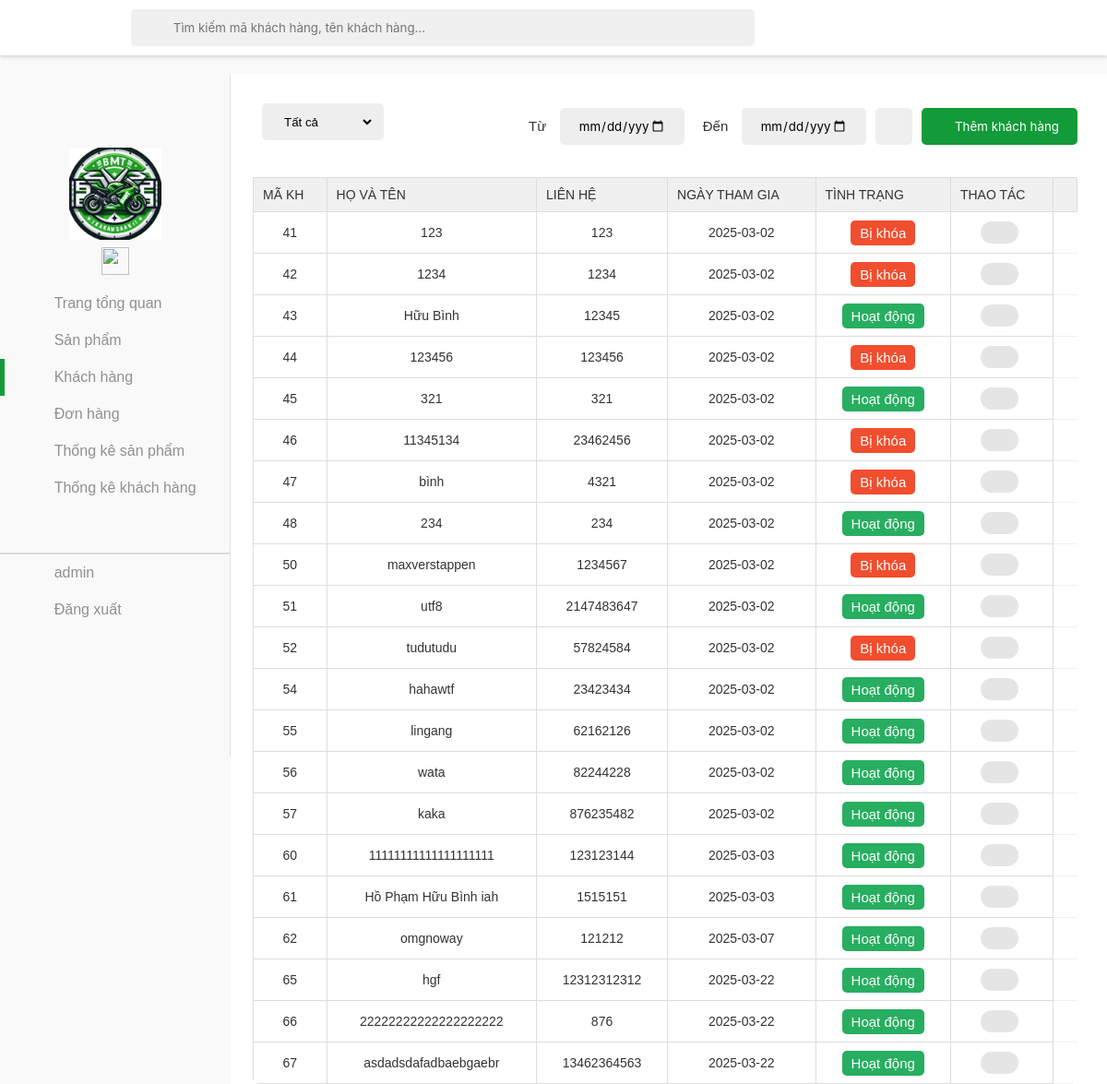
The page /khachhang/khachhang.php (signed in) on the database as committed earlier.
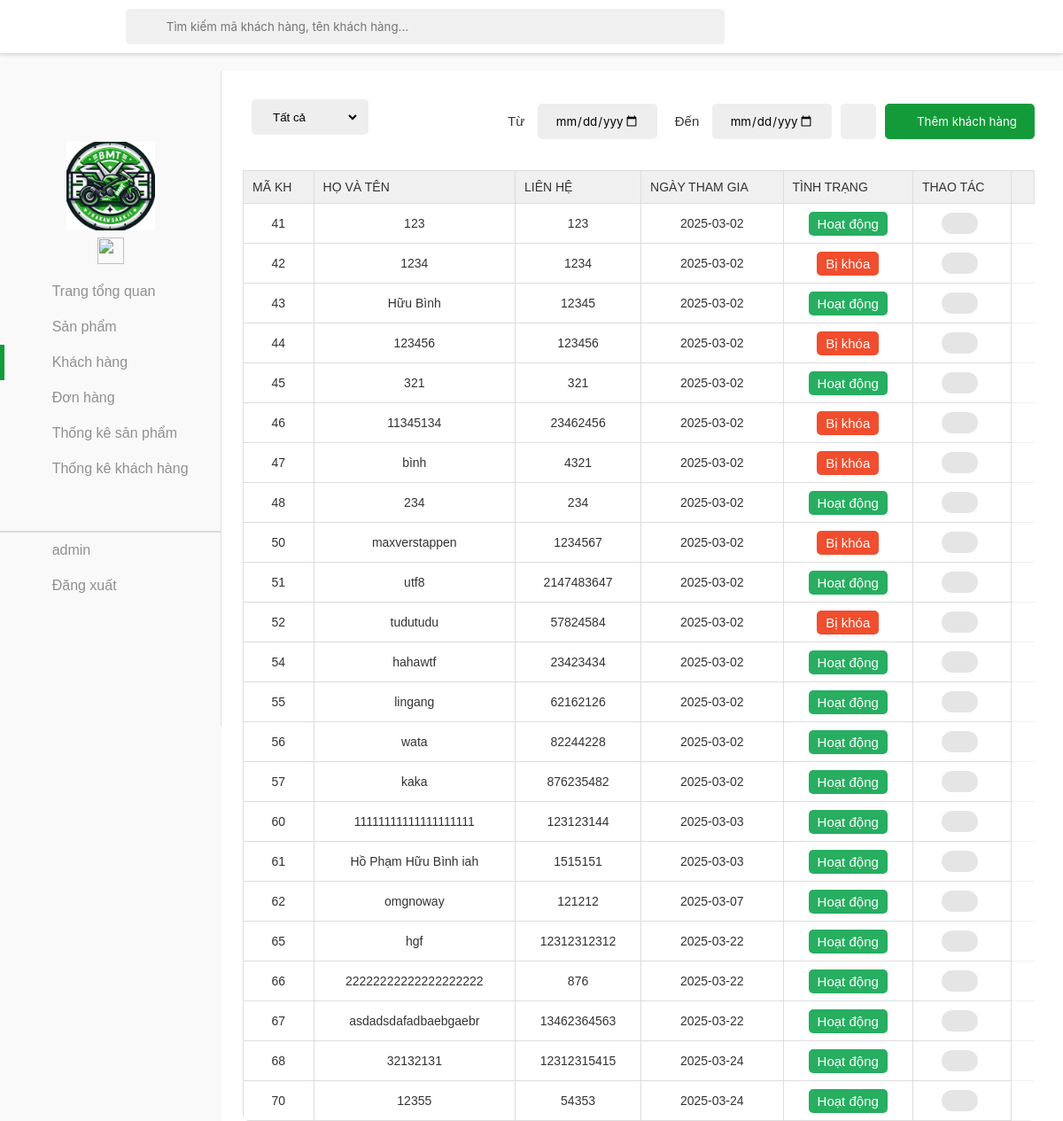
The same page on the database as committed later.
### tables this page shows
CREATE TABLE `customer` (
  `id` int(20) NOT NULL,
  `name` varchar(20) NOT NULL,
  `contact` varchar(11) NOT NULL,
  `joindate` date NOT NULL,
  `status` int(255) NOT NULL,
  `password` varchar(255) NOT NULL,
  `email` varchar(255) NOT NULL
);

### khachhang/khachhang.php (the view, shortened to what this page needs)
<!DOCTYPE php>
<html lang="en">
<head>
    <link rel="stylesheet" href="../assets/css/admin.css">
    <link href="../assets/font/font-awesome-pro-v6-6.2.0/css/all.min.css" rel="stylesheet" type="text/css" />
    <link rel="stylesheet" href="../assets/css/admin-responsive.css">
</head>
<body>
    <header class="header">
        <button class="menu-icon-btn">
            <div class="menu-icon">
                <i class="fa-regular fa-bars"></i>
            </div>
        </button>
    </header>
    <div class="container">
        <aside class="sidebar open">
            <div class="top-sidebar">
                <a href="#" class="channel-logo"><img src="../image/logo.png" alt="Channel Logo"></a>
                <div class="hidden-sidebar your-channel"><img src=""
                        style="height: 30px;" alt="">
                </div>
            </div>
            <div class="middle-sidebar">
                <ul class="sidebar-list">
                    <li class="sidebar-list-item tab-content ">
                        <a href="../admin.php" class="sidebar-link">
                            <div class="sidebar-icon"><i class="fa-light fa-house"></i></div>
                            <div class="hidden-sidebar">Trang tổng quan</div>
                        </a>
                    </li>
                    <li class="sidebar-list-item tab-content">
                        <a href="../sanpham/sanpham.php" class="sidebar-link">
                            <div class="sidebar-icon"><i class="fa-thin fa-motorcycle"></i></div>
                            <div class="hidden-sidebar">Sản phẩm</div>
                        </a>
                    </li>
                    <li class="sidebar-list-item tab-content active">
                        <a href="../khachhang/khachhang.php" class="sidebar-link">
                            <div class="sidebar-icon"><i class="fa-light fa-users"></i></div>
                            <div class="hidden-sidebar">Khách hàng</div>
                        </a>
                    </li>
                    <li class="sidebar-list-item tab-content">
                        <a href="../donhang/donhang.php" class="sidebar-link">
                            <div class="sidebar-icon"><i class="fa-light fa-basket-shopping"></i></div>
                            <div class="hidden-sidebar">Đơn hàng</div>
                        </a>
                    </li>
                    <li class="sidebar-list-item tab-content">
                        <a href="../thongkesp/thongke.php" class="sidebar-link">
                            <div class="sidebar-icon"><i class="fa-light fa-chart-simple"></i></div>
                            <div class="hidden-sidebar">Thống kê sản phẩm</div>
                        </a>
                    </li>
                    <li class="sidebar-list-item tab-content">
                        <a href="../thongkekh/thongkekh.php" class="sidebar-link">
                            <div class="sidebar-icon"><i class="fa-light fa-chart-simple"></i></div>
                            <div class="hidden-sidebar">Thống kê khách hàng</div>
                        </a>
                    </li>
                    <li class="sidebar-list-item user-logout" style="border-top: 2px solid rgba(0,0,0,0.12);">
                        <a href="#" class="sidebar-link">
                            <div class="sidebar-icon"><i class="fa-light fa-circle-user"></i></div>
                            <div class="hidden-sidebar" id="name-acc">
                                <?php echo $_SESSION['username']; ?>
                            </div>
                        </a>
                    </li>
                    <li class="sidebar-list-item user-logout">
                        <a href="../index.php" class="sidebar-link">
                            <div class="sidebar-icon"><i class="fa-light fa-arrow-right-from-bracket"></i></div>
                            <div class="hidden-sidebar" id="logoutacc">Đăng xuất</div>
                        </a>
                    </li>
                </ul>
            </div>
        </aside>
        <main class="content">
            <div class="section">
                <div class="admin-control">
                    <div class="admin-control-left">
                        <select name="tinh-trang-user" id="tinh-trang-user" >
                            <option value="2">Tất cả</option>
                        </select>
                    </div>
                    <div class="admin-control-center">
                        <form action="" class="form-search">
                            <span class="search-btn"><i class="fa-light fa-magnifying-glass"></i></span>
                            <input id="form-search-user" type="text" class="form-search-input"
                                placeholder="Tìm kiếm mã khách hàng, tên khách hàng..." >
                        </form>
                    </div>
                    <div class="admin-control-right">
                        <form action="" class="fillter-date">
                            <div>
                                <label for="time-start">Từ</label>
                                <input type="date" class="form-control-date" id="time-start-user" value="">
                            </div>
                            <div>
                                <label for="time-end">Đến</label>
                                <input type="date" class="form-control-date" id="time-end-user" value="">
                            </div>
                        </form>
                        <button class="btn-reset-order" ><i
                                class="fa-light fa-arrow-rotate-right"></i></button>
                        <a href="newkhachhang.php"><button id="btn-add-user" class="btn-control-large" ><i
                                class="fa-light fa-plus"></i> <span>Thêm khách hàng</span></button></a>
                    </div>
                </div>
                <div class="table">
                    <table width="100%">
                        <thead>
                            <tr>
                                <td>MÃ KH</td>
                                <td>Họ và tên</td>
                                <td>Liên hệ</td>
                                <td>Ngày tham gia</td>
                                <td>Tình trạng</td>
                                <td>Thao tác</td>
                                <td></td>
                            </tr>
                        </thead>
                        <tbody id="show-user">
                            <?php
                            $servername="localhost";
                            $username="root";
                            $password="";
                            $dbname="admindoan";
                            $conn = new mysqli($servername,$username,$password,$dbname);
                            $sql="SELECT id, name, contact, joindate, status FROM customer";
                            $result = $conn->query($sql);
                            if ($result->num_rows > 0) {
                                while($row= $result->fetch_assoc()) {
                                    echo "<tr>";
                                    echo "<td>".$row["id"]."</td>";
                                    echo "<td>".$row["name"]."</td>";
                                    echo "<td>".$row["contact"]."</td>";
                                    echo "<td>".$row["joindate"]."</td>";
                                    echo "<td><span class='status-".($row["status"]==1?"complete":"no-complete")."'>".($row["status"]==1?"Hoạt động":"Bị khóa")."</span></td>";
                                    echo "<td class='control control-table'>";
                                    echo "<a href='changekhachhang.php?id=".$row["id"]."'><button class='btn-edit' id='edit-account'  >";
                                    echo "<i class='fa-light fa-pen-to-square'></i></button></a>";
                                    echo "</td>";
                                    echo "</tr>";
                                }} else {
                                    echo "<div class='no-products'>Không có sản phẩm nào!</div>";                }
                            ?>
                        </tbody>
                    </table>
                </div>
            </div>
        </main>
    </div>
</body>
</html>

### assets/css/admin-responsive.css (style rules this page uses)
:root { --red: #B5292F; --lightest-gray: rgb(249, 249, 249); }
@media only screen and (max-width: 1200px) { .admin-control-center { margin: 1rem -1rem; width: 25rem; } }
@media only screen and (max-width: 1200px) { select { margin-bottom: 10px; } }
@media only screen and (max-width: 1200px) { #tinh-trang,.form-control-date { width: 135px; } }
@media only screen and (max-width: 1200px) { .status-no-complete,.status-complete { display: inline; white-space: nowrap; } }
@media only screen and (max-width: 1200px) { .btn-reset-order { height: 40px; margin-top: 0px; } }
@media only screen and (max-width: 1200px) { .header { z-index: 100; display: flex; } }
@media only screen and (max-width: 1200px) { .form-search { position: fixed; left: 60px; top: 10px; width: 70%; z-index: 101; } }
@media only screen and (max-width: 1200px) { .sidebar { height: calc(100vh - var(--header-height)); top: var(--header-height); } }

Rows that differ between the two databases and show on the page:
changed customer id 41: status "Bị khóa" → "Hoạt động"
added customer: id "68", name "32132131", contact "12312315415", joindate "2025-03-24", status "Hoạt động"
added customer: id "70", name "12355", contact "54353", joindate "2025-03-24", status "Hoạt động"
